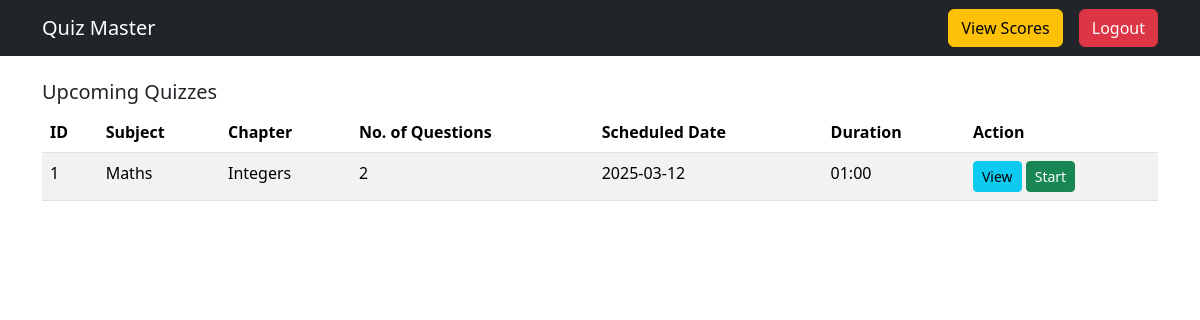
Screenshot of /user_dashboard (signed in) with the database file from the repository.
### app.py (models this page shows)
class Quiz(db.Model):
    __tablename__ = 'quiz'
    QuizID = db.Column(db.Integer, primary_key=True, autoincrement=True)
    Date_of_quiz = db.Column(db.Date, nullable=False)
    Time_duration = db.Column(db.String(5), nullable=False)  # Stores "HH:MM"
    Remarks = db.Column(db.String(500))
    ChapterID = db.Column(db.Integer, db.ForeignKey('chapter.ChapterID'), nullable=False)
    QuestionsR = db.relationship('Questions', backref='quiz', lazy=True)

class Subject(db.Model):
    __tablename__ = 'subject'
    SubjectID = db.Column(db.Integer, primary_key=True, autoincrement=True)
    Subjectname = db.Column(db.String(500), nullable=False)
    Description = db.Column(db.String(500), nullable=False)

class Chapter(db.Model):
    __tablename__ = 'chapter'
    ChapterID = db.Column(db.Integer, primary_key=True, autoincrement=True)
    Chaptername = db.Column(db.String(500), nullable=False)
    Description = db.Column(db.String(500), nullable=False)
    QuizR = db.relationship('Quiz', backref='chapter', lazy=True)
    SubjectID = db.Column(db.Integer, db.ForeignKey('subject.SubjectID'), nullable=False)
    subject = db.relationship('Subject', backref='chapters')

### app.py (the view)
@app.route('/user_dashboard')
def user_dashboard():
    if 'user_id' not in session or session['role'] != 'user':
        flash("Unauthorized Access!", "danger")
        return redirect(url_for("home"))
    user = User.query.get(session['user_id'])
    subjects = Subject.query.all()
    upcoming_quizzes = []
    for subject in subjects:
        chapters = Chapter.query.filter_by(SubjectID=subject.SubjectID).all()
        for chapter in chapters:
            quizzes = Quiz.query.filter_by(ChapterID=chapter.ChapterID).all()
            for quiz in quizzes:
                upcoming_quizzes.append({
                    'quiz': quiz,
                    'chapter': chapter,
                    'subject': subject
                })
    scores = Score.query.filter_by(UserID=user.UserID).all()
    return render_template(
        "user_dashboard.html",
        user=user,
        upcoming_quizzes=upcoming_quizzes,
        scores=scores
    )

### templates/user_dashboard.html (shortened to what this page needs)
<!DOCTYPE html>
<html lang="en">
<head>
    <link href="https://cdn.jsdelivr.net/npm/bootstrap@5.3.2/dist/css/bootstrap.min.css" rel="stylesheet">
</head>
<body>
    <nav class="navbar navbar-expand-lg navbar-dark bg-dark">
        <div class="container">
            <a class="navbar-brand" href="#">Quiz Master</a>
            <div class="collapse navbar-collapse justify-content-end" id="navbarNav">
                <a href="{{ url_for('user_scores') }}" class="btn btn-warning me-3">View Scores</a>
                <a href="{{ url_for('logout') }}" class="btn btn-danger">Logout</a>
            </div>
        </div>
    </nav>
    <div class="container mt-4">
        <h5>Upcoming Quizzes</h5>
        {% if upcoming_quizzes %}
        <table class="table table-striped">
            <thead>
                <tr>
                    <th>ID</th>
                    <th>Subject</th>
                    <th>Chapter</th>
                    <th>No. of Questions</th>
                    <th>Scheduled Date</th>
                    <th>Duration</th>
                    <th>Action</th>
                </tr>
            </thead>
            <tbody>
                {% for data in upcoming_quizzes %}
                <tr>
                    <td>{{ data.quiz.QuizID }}</td>
                    <td>{{ data.subject.Subjectname }}</td>
                    <td>{{ data.chapter.Chaptername }}</td>
                    <td>{{ data.quiz.QuestionsR|length }}</td>
                    <td>{{ data.quiz.Date_of_quiz }}</td>
                    <td>{{ data.quiz.Time_duration }}</td>
                    <td>
                        <button class="btn btn-info btn-sm" data-bs-toggle="modal" data-bs-target="#viewQuiz{{ data.quiz.QuizID }}">View</button>
                        <a href="{{ url_for('start_quiz', quiz_id=data.quiz.QuizID) }}" class="btn btn-success btn-sm">Start</a>
                    </td>
                </tr>
                {% endfor %}
            </tbody>
        </table>
        {% else %}
        <p>No upcoming quizzes available.</p>
        {% endif %}
    </div>
</body>
</html>

### rows the page displays
Quiz: quiz.QuizID "1", quiz.Date_of_quiz "2025-03-12", quiz.Time_duration "01:00"
Subject: subject.Subjectname "Maths"
Chapter: chapter.Chaptername "Integers"

### other values shown
{{ data.quiz.QuestionsR|length }} "2"
